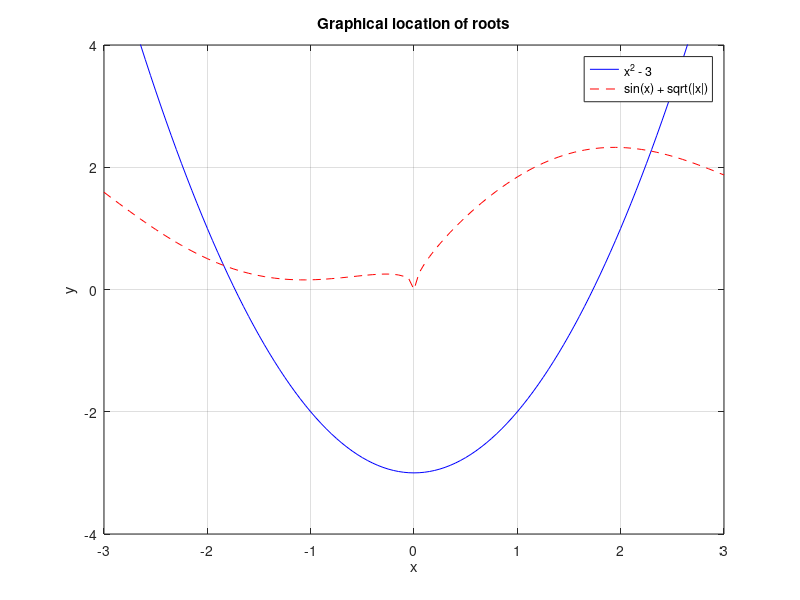

MATLAB code for this plot:
% Visual inspection of the equation roots
x = -3:0.05:3;

% Left side: parabola
lhs = x.^2 - 3;

% Right side: transcendental
rhs = sin(x) + sqrt(abs(x));

% Plot both
plot(x, lhs, 'b-', x, rhs, 'r--');
legend('x^2 - 3', 'sin(x) + sqrt(|x|)');
grid on;
ylim([-4, 4]);
title('Graphical location of roots');
xlabel('x');
ylabel('y');
